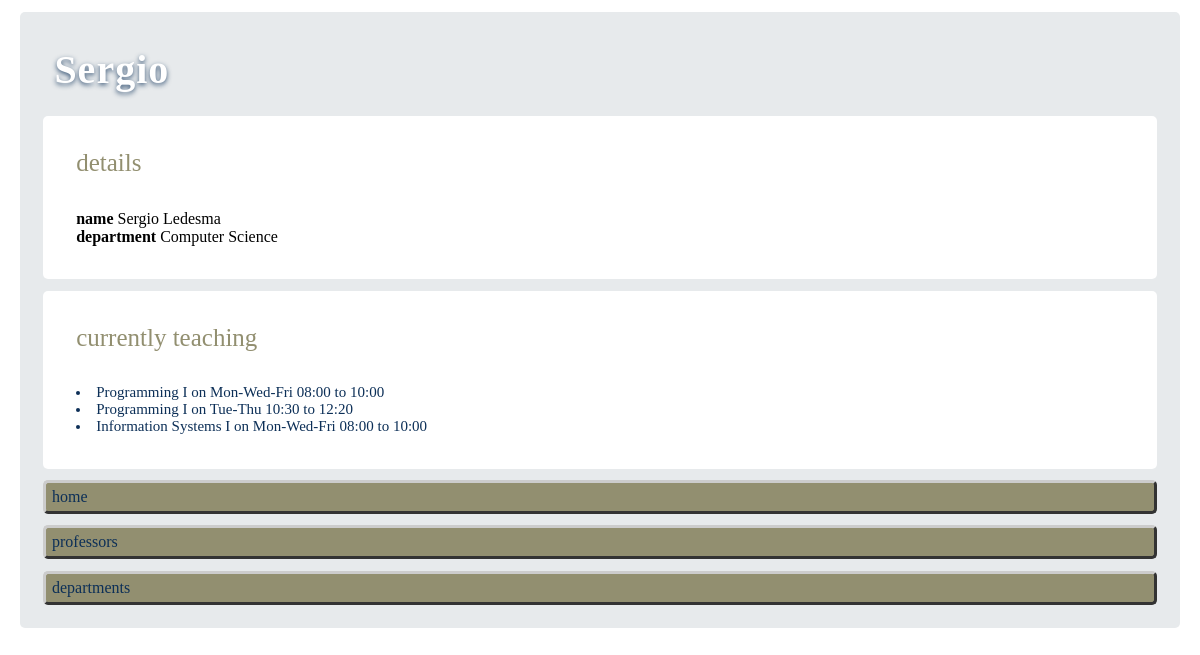
The page /unimng/professor/3/ on the database its author committed.
### unimng/models.py (models this page shows, shortened)
class Professor(models.Model):
    first_name = models.CharField(max_length=30)
    last_name = models.CharField(max_length=30)
    department = models.ForeignKey(
        Department, on_delete=models.CASCADE, related_name='members')
    username = models.CharField(max_length=20)
    user_passw = models.CharField(max_length=25)
    is_administrator = models.BooleanField(default=False)
    def __str__(self):
        return self.first_name + ' ' + self.last_name

class Department(models.Model):
    descr = models.CharField(max_length=45)
    def __str__(self):
        return self.descr

class Schedule(models.Model):
    class Meta:
        unique_together = (
            ('professor', 'period', 'time_block'))
    professor = models.ForeignKey(
        Professor, on_delete=models.CASCADE, related_name='schedule')
    course = models.ForeignKey(
        Course, on_delete=models.CASCADE, related_name='schedule')
    period = models.ForeignKey(
        Period, on_delete=models.CASCADE, related_name='schedule')
    time_block = models.ForeignKey(
        Time_Block, on_delete=models.CASCADE, related_name='schedule')
    classroom = models.ForeignKey(
        Classroom, on_delete=models.CASCADE, related_name='schedule')
    def is_currently_available(self):
        now = timezone.now()
        return self.period.begin_date <= now <= self.period.end_date
    is_currently_available.boolean = True
    is_currently_available.short_description = 'Currently available?'

class Course(models.Model):
    code = models.CharField(max_length=9)
    descr = models.CharField(max_length=45)
    def __str__(self):
        return self.descr

class Time_Block(models.Model):
    descr = models.CharField(max_length=60)
    begin_minute = models.IntegerField()
    end_minute = models.IntegerField()
    monday = models.BooleanField(default=False)
    tuesday = models.BooleanField(default=False)
    wednesday = models.BooleanField(default=False)
    thursday = models.BooleanField(default=False)
    friday = models.BooleanField(default=False)
    saturday = models.BooleanField(default=False)
    sunday = models.BooleanField(default=False)
    def __str__(self):
        return self.descr

### unimng/views.py (the view)
# urls.py: path('professor/<int:pk>/', views.ProfessorDetail.as_view(), name='professor'),
class ProfessorDetail(generic.DetailView):
    model = Professor
    template_name = 'unimng/professor.html'

### unimng/templates/unimng/professor.html
{% load static %}
<link rel="stylesheet" type="text/css" href="{% static 'unimng/style.css' %}">
<div class="container">
  <div class="title">
    {{ professor.first_name }}
  </div>
  <div class="sub-container">
    <div class="sub-title">
      details
    </div>
    <div class="detail">
      <strong>name</strong> {{ professor }} <br>
      <strong>department</strong> {{ professor.department }} <br>
    </div>
  </div>
  <div class="sub-container">
    <div class="sub-title">
      currently teaching
    </div>
    {% if professor.schedule.all %}
    <div class="list">
      {% for schedule in professor.schedule.all %}
      <li><a href="{% url 'unimng:course' schedule.course.id %}">{{schedule.course}}</a> on {{schedule.time_block}}</li>
      {% endfor %}
    </div>
    {% else %}
    <div class="sub-title">
      there's nothing here to show!
    </div>
    {% endif%}
  </div>
  <div class="nav-button">
    <a href="{% url 'unimng:index' %}" class="button">home</a>
  </div>
  <div class="nav-button">
    <a href="{% url 'unimng:professors' %}" class="button">professors</a>
  </div>
  <div class="nav-button">
    <a href="{% url 'unimng:departments' %}" class="button">departments</a>
  </div>
</div>

### unimng/static/unimng/style.css (style rules this page uses)
.nav-button { background-color: rgb(146, 143, 112); color: #333333; padding: 5px 6px 5px 6px; border-top: 3px solid #CCCCCC; border-right: 3px solid #333333; border-bottom: 3px solid #333333; border-left: 3px solid #CCCCCC; border-radius: 5px; }
a { color: rgb(12, 47, 87); }
.container { background: rgb(231, 234, 236); border-radius: 5px; }
.sub-container { background: rgb(255, 255, 255); border-radius: 5px; }
div { margin: 1%; padding: 1%; border-width: 20%; }
.title { color: white; font-size: 40px; font-family: 'Trebuchet MS'; text-shadow: 0 2px 5px rgba(12, 47, 87, 0.781); letter-spacing: 1px; font-weight: bold; }
.sub-title { font-size: 25px; font-family: 'Arial, serif'; color: rgb(146, 143, 112); }
.list { color: rgb(12, 47, 87); }
li { text-decoration: none; font-size: 15px; font-family: 'Trebuchet MS'; }
a:link { color: rgb(12, 47, 87); text-decoration: none; }

### rows shown on the page
Professor: first_name "Sergio", first_name+last_name "Sergio Ledesma", department "Computer Science"
Schedule: course "Programming I", time_block "Mon-Wed-Fri 08:00 to 10:00"
Schedule: course "Programming I", time_block "Tue-Thu 10:30 to 12:20"
Schedule: course "Information Systems I", time_block "Mon-Wed-Fri 08:00 to 10:00"
